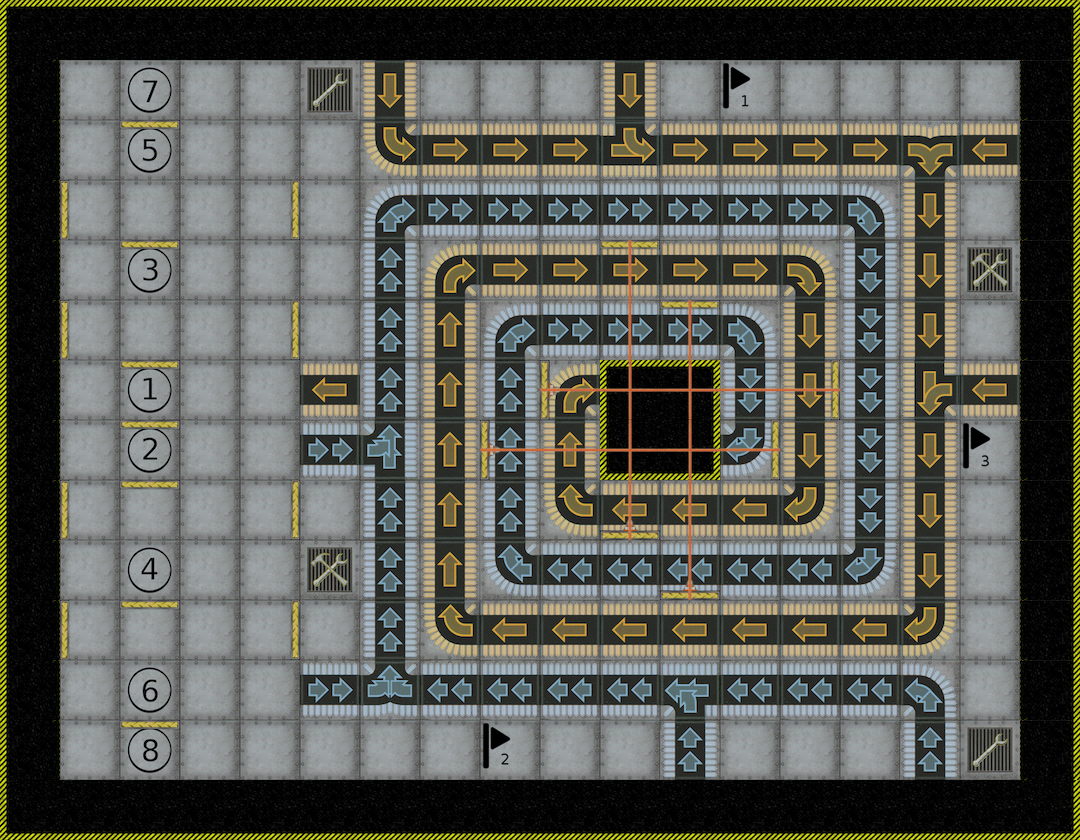

This is a level from a 2D game, rendered from its Tiled map with the project's own tilesets. A one-line summary and the complete map file follow:
An orthogonal 18x14 tile map with 60x60 px tiles, 6 tile layers (TILES, WALLS, LASERBEAMS, FLAGS, ...).

<map version="1.2" tiledversion="1.3.2" orientation="orthogonal" renderorder="right-down" compressionlevel="-1" width="18" height="14" tilewidth="60" tileheight="60" infinite="0" nextlayerid="7" nextobjectid="1">
 <tileset firstgid="1" source="roboRallytileset.tsx" />
 <layer id="1" name="TILES" width="18" height="14">
  <data encoding="csv">
105,106,106,106,106,106,106,106,106,106,106,106,106,106,106,106,106,107,
116,5,131,5,5,5,50,5,5,5,50,5,5,5,5,5,5,108,
116,5,129,5,5,5,41,52,52,52,58,52,52,52,52,62,51,108,
116,5,5,5,5,5,19,14,14,14,14,14,14,14,20,50,5,108,
116,5,123,5,5,5,13,35,52,52,52,52,52,36,21,50,5,108,
116,5,5,5,5,5,13,49,19,14,14,14,20,50,21,50,5,108,
116,5,121,5,5,51,13,49,13,35,105,107,21,50,21,59,51,108,
116,5,122,5,5,14,73,49,13,49,113,115,28,50,21,50,5,108,
116,5,5,5,5,5,13,49,13,43,51,51,51,44,21,50,5,108,
116,5,124,5,5,5,13,49,27,22,22,22,22,22,28,50,5,108,
116,5,5,5,5,5,13,43,51,51,51,51,51,51,51,44,5,108,
116,5,130,5,5,14,84,22,22,22,22,76,22,22,22,18,5,108,
116,5,132,5,5,5,5,5,5,5,5,13,5,5,5,13,5,108,
113,114,114,114,114,114,114,114,114,114,114,114,114,114,114,114,114,115
</data>
 </layer>
 <layer id="2" name="WALLS" width="18" height="14">
  <data encoding="csv">
0,0,0,0,0,0,0,0,0,0,0,0,0,0,0,0,0,0,
0,0,0,0,0,0,0,0,0,0,0,0,0,0,0,0,0,0,
0,0,31,0,0,0,0,0,0,0,0,0,0,0,0,0,0,0,
0,30,0,0,23,0,0,0,0,0,0,0,0,0,0,0,0,0,
0,0,31,0,0,0,0,0,0,0,31,0,0,0,0,0,0,0,
0,30,0,0,23,0,0,0,0,0,0,31,0,0,0,0,0,0,
0,0,31,0,0,0,0,0,0,38,0,0,0,23,0,0,0,0,
0,0,31,0,0,0,0,0,38,0,0,0,23,0,0,0,0,0,
0,30,31,0,23,0,0,0,0,0,37,0,0,0,0,0,0,0,
0,0,0,0,0,0,0,0,0,0,0,37,0,0,0,0,0,0,
0,30,31,0,23,0,0,0,0,0,0,0,0,0,0,0,0,0,
0,0,0,0,0,0,0,0,0,0,0,0,0,0,0,0,0,0,
0,0,31,0,0,0,0,0,0,0,0,0,0,0,0,0,0,0,
0,0,0,0,0,0,0,0,0,0,0,0,0,0,0,0,0,0
</data>
 </layer>
 <layer id="4" name="LASERBEAMS" width="18" height="14">
  <data encoding="csv">
0,0,0,0,0,0,0,0,0,0,0,0,0,0,0,0,0,0,
0,0,0,0,0,0,0,0,0,0,0,0,0,0,0,0,0,0,
0,0,0,0,0,0,0,0,0,0,0,0,0,0,0,0,0,0,
0,0,0,0,0,0,0,0,0,0,0,0,0,0,0,0,0,0,
0,0,0,0,0,0,0,0,0,0,47,0,0,0,0,0,0,0,
0,0,0,0,0,0,0,0,0,0,47,47,0,0,0,0,0,0,
0,0,0,0,0,0,0,0,0,39,40,40,39,39,0,0,0,0,
0,0,0,0,0,0,0,0,39,39,40,40,39,0,0,0,0,0,
0,0,0,0,0,0,0,0,0,0,47,47,0,0,0,0,0,0,
0,0,0,0,0,0,0,0,0,0,0,47,0,0,0,0,0,0,
0,0,0,0,0,0,0,0,0,0,0,0,0,0,0,0,0,0,
0,0,0,0,0,0,0,0,0,0,0,0,0,0,0,0,0,0,
0,0,0,0,0,0,0,0,0,0,0,0,0,0,0,0,0,0,
0,0,0,0,0,0,0,0,0,0,0,0,0,0,0,0,0,0
</data>
 </layer>
 <layer id="6" name="FLAGS" width="18" height="14">
  <data encoding="csv">
0,0,0,0,0,0,0,0,0,0,0,0,0,0,0,0,0,0,
0,0,0,0,0,0,0,0,0,0,0,0,55,0,0,0,0,0,
0,0,0,0,0,0,0,0,0,0,0,0,0,0,0,0,0,0,
0,0,0,0,0,0,0,0,0,0,0,0,0,0,0,0,0,0,
0,0,0,0,0,0,0,0,0,0,0,0,0,0,0,0,0,0,
0,0,0,0,0,0,0,0,0,0,0,0,0,0,0,0,0,0,
0,0,0,0,0,0,0,0,0,0,0,0,0,0,0,0,0,0,
0,0,0,0,0,0,0,0,0,0,0,0,0,0,0,0,71,0,
0,0,0,0,0,0,0,0,0,0,0,0,0,0,0,0,0,0,
0,0,0,0,0,0,0,0,0,0,0,0,0,0,0,0,0,0,
0,0,0,0,0,0,0,0,0,0,0,0,0,0,0,0,0,0,
0,0,0,0,0,0,0,0,0,0,0,0,0,0,0,0,0,0,
0,0,0,0,0,0,0,0,63,0,0,0,0,0,0,0,0,0,
0,0,0,0,0,0,0,0,0,0,0,0,0,0,0,0,0,0
</data>
 </layer>
 <layer id="5" name="PLAYERBEAMS" width="18" height="14">
  <data encoding="csv">
0,0,0,0,0,0,0,0,0,0,0,0,0,0,0,0,0,0,
0,0,0,0,0,0,0,0,0,0,0,0,0,0,0,0,0,0,
0,0,0,0,0,0,0,0,0,0,0,0,0,0,0,0,0,0,
0,0,0,0,0,0,0,0,0,0,0,0,0,0,0,0,0,0,
0,0,0,0,0,0,0,0,0,0,0,0,0,0,0,0,0,0,
0,0,0,0,0,0,0,0,0,0,0,0,0,0,0,0,0,0,
0,0,0,0,0,0,0,0,0,0,0,0,0,0,0,0,0,0,
0,0,0,0,0,0,0,0,0,0,0,0,0,0,0,0,0,0,
0,0,0,0,0,0,0,0,0,0,0,0,0,0,0,0,0,0,
0,0,0,0,0,0,0,0,0,0,0,0,0,0,0,0,0,0,
0,0,0,0,0,0,0,0,0,0,0,0,0,0,0,0,0,0,
0,0,0,0,0,0,0,0,0,0,0,0,0,0,0,0,0,0,
0,0,0,0,0,0,0,0,0,0,0,0,0,0,0,0,0,0,
0,0,0,0,0,0,0,0,0,0,0,0,0,0,0,0,0,0
</data>
 </layer>
 <layer id="3" name="REPAIR_SITE" width="18" height="14">
  <data encoding="csv">
0,0,0,0,0,0,0,0,0,0,0,0,0,0,0,0,0,0,
0,0,0,0,0,15,0,0,0,0,0,0,0,0,0,0,0,0,
0,0,0,0,0,0,0,0,0,0,0,0,0,0,0,0,0,0,
0,0,0,0,0,0,0,0,0,0,0,0,0,0,0,0,0,0,
0,0,0,0,0,0,0,0,0,0,0,0,0,0,0,0,7,0,
0,0,0,0,0,0,0,0,0,0,0,0,0,0,0,0,0,0,
0,0,0,0,0,0,0,0,0,0,0,0,0,0,0,0,0,0,
0,0,0,0,0,0,0,0,0,0,0,0,0,0,0,0,0,0,
0,0,0,0,0,0,0,0,0,0,0,0,0,0,0,0,0,0,
0,0,0,0,0,7,0,0,0,0,0,0,0,0,0,0,0,0,
0,0,0,0,0,0,0,0,0,0,0,0,0,0,0,0,0,0,
0,0,0,0,0,0,0,0,0,0,0,0,0,0,0,0,0,0,
0,0,0,0,0,0,0,0,0,0,0,0,0,0,0,0,15,0,
0,0,0,0,0,0,0,0,0,0,0,0,0,0,0,0,0,0
</data>
 </layer>
</map>
